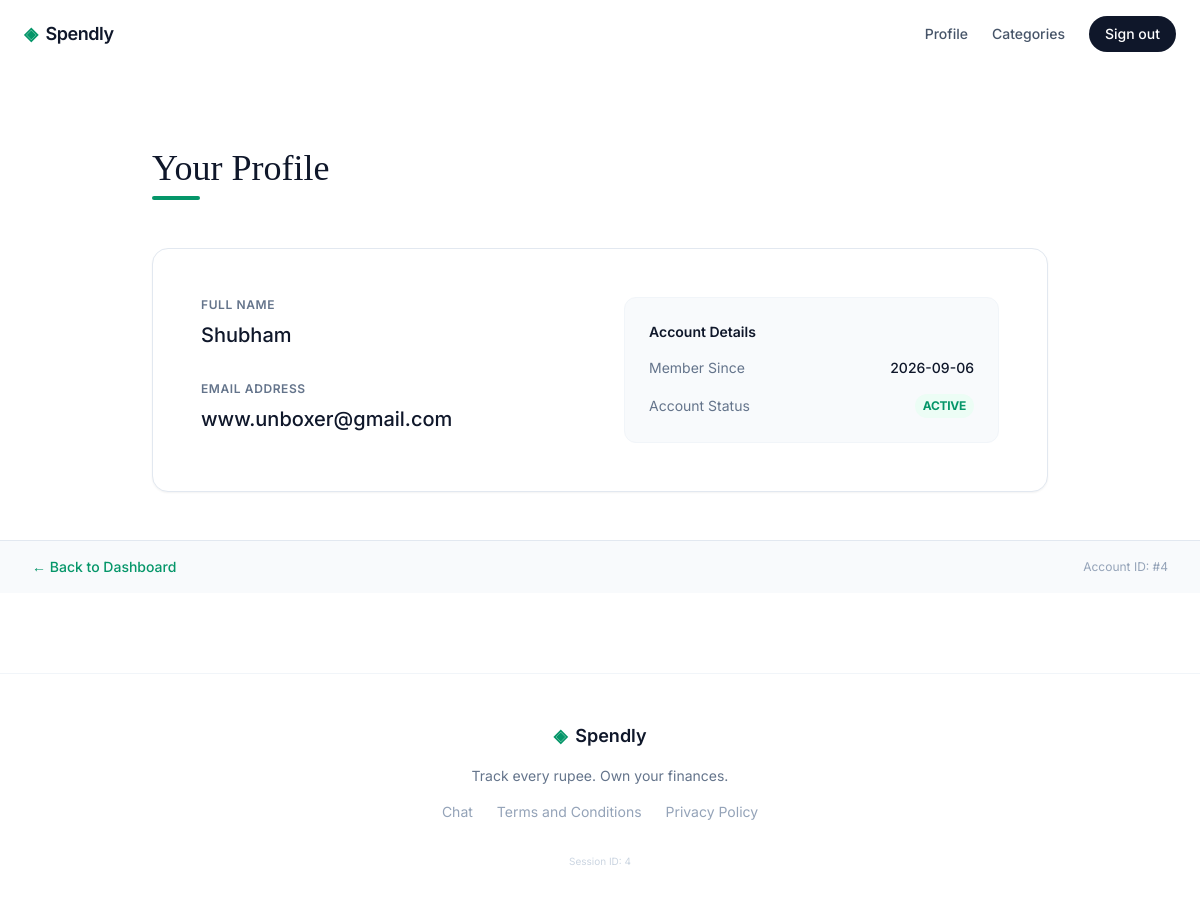
Page /profile (signed in) on the committed database.
### tables this page shows
CREATE TABLE users (
                id INTEGER PRIMARY KEY AUTOINCREMENT,
                name TEXT NOT NULL,
                email TEXT UNIQUE NOT NULL,
                password_hash TEXT NOT NULL,
                created_at TEXT DEFAULT (datetime('now'))
            );

### app.py (the view)
@app.route("/profile")
@login_required
def profile():
    user_id = session.get("user_id")
    user = get_user_by_id(user_id)
    categories = get_user_categories(user_id)
    return render_template("profile.html", user=user, categories=categories)

### app.py (called while the page is built)
def login_required(f):
    @wraps(f)
    def decorated_function(*args, **kwargs):
        if "user_id" not in session:
            flash("Please sign in to access this page.", "error")
            return redirect(url_for("login"))
        return f(*args, **kwargs)
    return decorated_function

### database/db.py (called while the page is built)
def get_db():
    conn = sqlite3.connect(DATABASE)
    conn.row_factory = sqlite3.Row
    conn.execute("PRAGMA foreign_keys = ON;")
    return conn

def get_user_by_id(user_id):
    with get_db() as db:
        return db.execute("SELECT * FROM users WHERE id = ?", (user_id,)).fetchone()

def get_user_categories(user_id):
    with get_db() as db:
        return db.execute(
            "SELECT * FROM categories WHERE user_id = ? ORDER BY name ASC",
            (user_id,)
        ).fetchall()

### templates/profile.html (shortened to what this page needs)
{% extends "base.html" %}
{% block content %}
<div class="max-w-4xl mx-auto py-12">
    <header class="mb-12">
        <h1 class="serif text-4xl text-slate-900 mb-2">Your Profile</h1>
        <div class="w-12 h-1 bg-emerald-600 rounded-full"></div>
    </header>
    <div class="bg-white border border-slate-200 rounded-2xl shadow-sm overflow-hidden">
        <div class="p-8 md:p-12">
            <div class="grid grid-cols-1 md:grid-cols-2 gap-12">
                <div class="space-y-8">
                    <div>
                        <label class="block text-xs font-semibold text-slate-500 uppercase tracking-wider mb-2">Full Name</label>
                        <p class="text-xl text-slate-900 font-medium">{{ user['name'] }}</p>
                    </div>
                    <div>
                        <label class="block text-xs font-semibold text-slate-500 uppercase tracking-wider mb-2">Email Address</label>
                        <p class="text-xl text-slate-900 font-medium">{{ user['email'] }}</p>
                    </div>
                </div>
                <div class="bg-slate-50 rounded-xl p-6 border border-slate-100">
                    <h3 class="text-sm font-semibold text-slate-900 mb-4">Account Details</h3>
                    <div class="space-y-4">
                        <div class="flex justify-between items-center">
                            <span class="text-sm text-slate-500">Member Since</span>
                            <span class="text-sm font-medium text-slate-900">{{ user['created_at'][:10] }}</span>
                        </div>
                        <div class="flex justify-between items-center">
                            <span class="text-sm text-slate-500">Account Status</span>
                            <span class="text-xs font-bold text-emerald-600 bg-emerald-50 px-2 py-1 rounded-full uppercase tracking-tight">Active</span>
                        </div>
                    </div>
                </div>
            </div>
            </div>
            </div>
        </div>
        <div class="bg-slate-50 border-t border-slate-200 px-8 py-4 flex justify-between items-center">
            <a href="{{ url_for('landing') }}" class="text-sm font-medium text-emerald-600 hover:text-emerald-700 transition-colors flex items-center gap-2">
                <span>← Back to Dashboard</span>
            </a>
            <span class="text-xs text-slate-400">Account ID: #{{ user['id'] }}</span>
        </div>
{% endblock %}

### templates/base.html (style rules this page uses)
body { font-family: 'Inter', sans-serif; }
h1, h2, .serif { font-family: 'Playfair Display', serif; }

### rows in the picture
users: name "Shubham", email "www.unboxer@gmail.com", created_at "2026-09-06", id "4"

### other values in the picture
{{ session.get('user_id', 'None') }} "4"
